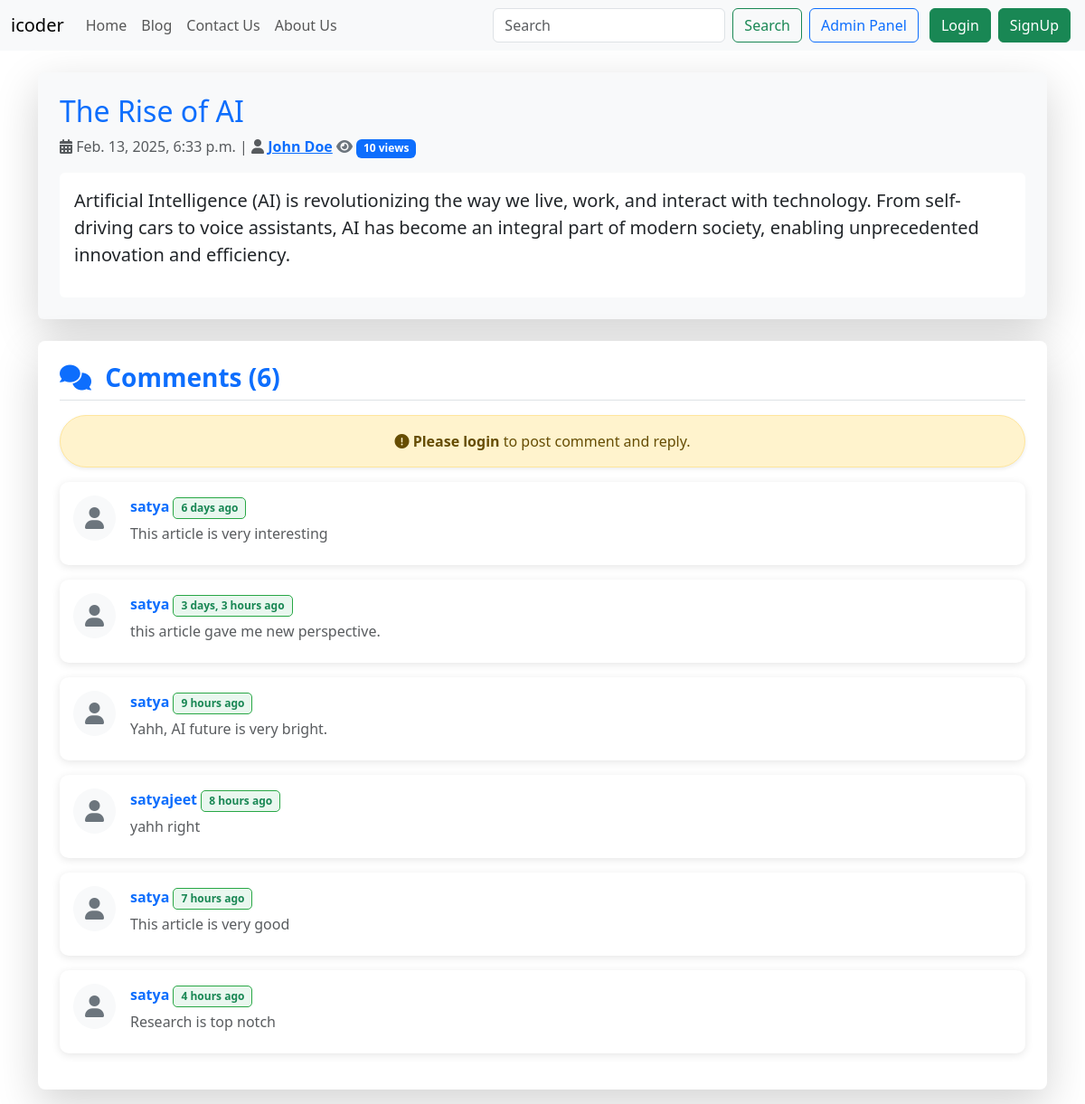
Screenshot of /blog/the-rise-of-ai/ with the database file from the repository.
### blog/models.py (models this page shows, shortened)
class Post(models.Model):
    sno=models.AutoField(primary_key=True)
    title=models.CharField(max_length=255)
    author=models.CharField(max_length=14)
    slug=models.CharField(max_length=130)
    views= models.IntegerField(default=0)
    timeStamp=models.DateTimeField(blank=True)
    content=models.TextField()

class BlogComment(models.Model):
    sno= models.AutoField(primary_key=True)
    comment=models.TextField()
    user=models.ForeignKey(User, on_delete=models.CASCADE)
    post=models.ForeignKey(Post, on_delete=models.CASCADE)
    parent=models.ForeignKey('self',on_delete=models.CASCADE, null=True )
    timestamp= models.DateTimeField(default=now)

### blog/views.py (the view)
# urls.py: path('<str:slug>/', views.blogPost, name="blogPost"),
def blogPost(request, slug):
    post=Post.objects.filter(slug=slug).first()
    post.views= post.views +1
    post.save()
    comments= BlogComment.objects.filter(post=post, parent=None)
    replies= BlogComment.objects.filter(post=post).exclude(parent=None)
    replyDict={}
    for reply in replies:
        if reply.parent.sno not in replyDict.keys():
            replyDict[reply.parent.sno]=[reply]
        else:
            replyDict[reply.parent.sno].append(reply)
    context={'post':post, 'comments': comments, 'user': request.user, 'replyDict': replyDict}
    return render(request,'blog/blogPost.html',context)

### templates/blog/blogPost.html (shortened to what this page needs)
{% extends 'base.html' %}
{% block body %}
{% load humanize %}
{% load extras %}
<div class="container my-4">
    <div class="blog-post p-4 shadow-lg rounded bg-light">
        <h2 class="blog-post-title text-primary">{{ post.title }}</h2>
        <p class="blog-post-meta text-muted">
            <i class="fas fa-calendar-alt"></i> {{ post.timeStamp }} |
            <i class="fas fa-user"></i> <a href="#" class="text-primary fw-bold">{{ post.author }}</a>
            <i class="fas fa-eye text-secondary"></i>
            <span class="badge bg-primary text-white">{{ post.views }} views</span>
        </p>
        <div class="content p-3 bg-white rounded">
            <p class="lead">{{ post.content|safe }}</p>
        </div>
    </div>
</div>
<div class="container my-3">
    <div class="card shadow-lg rounded-3 border-0">
        <div class="card-body p-4">
            <h3 class="text-primary fw-bold border-bottom pb-2">
                <i class="fas fa-comments me-2"></i> Comments ({{ comments.count }})
            </h3>
            {% if user.is_authenticated %}
            <h5 class="mt-2 text-secondary fw-semibold">
                <i class="fas fa-edit me-2"></i> Post a Comment
            </h5>
            <form action="/blog/postComment" method="post" class="mt-3">
                {% csrf_token %}
                <div class="input-group">
                    <input type="text" name="comment" class="form-control shadow-sm rounded-pill px-3"
                        placeholder="Write your comment here..." aria-label="Comment" required>
                    <input type="hidden" name="postSno" value="{{ post.sno }}">
                    <input type="hidden" name="parentSno" value="">
                    <button type="submit" class="btn btn-primary rounded-pill ms-2 px-4">
                        <i class="fas fa-paper-plane"></i> Submit
                    </button>
                </div>
            </form>
            {% else %}
            <div class="alert alert-warning text-center mt-3 shadow-sm rounded-pill px-3" role="alert">
                <i class="fas fa-exclamation-circle"></i>
                <strong>Please login</strong> to post comment and reply.
            </div>
            {% endif %}
            <div class="mt-3">
                {% for comment in comments %}
                <div class="comment-box mb-3 d-flex">
                    <div class="user-avatar me-3">
                        <i class="fas fa-user"></i>
                    </div>
                    <div class="w-100">
                        <div class="d-flex justify-content-between align-items-center">
                            <p class="mb-1 fw-semibold text-primary">
                                {{ comment.user.username }}
                                <span class="timestamp-box text-success small">
                                    {{ comment.timestamp|naturaltime}}</span>
                            </p>
                        </div>
                        <p class="text-muted mb-2">{{ comment.comment }}</p>
                    </div>
                </div>
                {% endfor %}
            </div>
        </div>
    </div>
</div>
<link rel="stylesheet" href="https://cdnjs.cloudflare.com/ajax/libs/font-awesome/6.0.0/css/all.min.css">
{% endblock %}

### templates/base.html (shortened to what this page needs)
<!DOCTYPE html>
<html lang="en">
<head>
    <link href="https://cdn.jsdelivr.net/npm/bootstrap@5.3.3/dist/css/bootstrap.min.css" rel="stylesheet"
>
</head>
<body>
    <nav class="navbar navbar-expand-lg bg-body-tertiary">
        <div class="container-fluid">
            <a class="navbar-brand" href="/">icoder</a>
            <div class="collapse navbar-collapse" id="navbarSupportedContent">
                <ul class="navbar-nav me-auto mb-2 mb-lg-0">
                    <li class="nav-item">
                        <a class="nav-link {% block homeactive %} {% endblock homeactive %}" aria-current="page"
                            href="/">Home</a>
                    </li>
                    <li class="nav-item">
                        <a class="nav-link {% block blogactive %} {% endblock blogactive %}" href="/blog">Blog</a>
                    </li>
                    <li class="nav-item">
                        <a class="nav-link {% block contactactive %} {% endblock contactactive %}"
                            href="/contact">Contact Us</a>
                    </li>
                    <li class="nav-item">
                        <a class="nav-link {% block aboutactive %} {% endblock aboutactive %}" href="/about">About
                            Us</a>
                    </li>
                </ul>
                <form method="get" action="/search" class="d-flex" role="search">
                    <input class="form-control me-2" type="search" placeholder="Search" aria-label="Search" name="query"
                        id="query">
                    <button class="btn btn-outline-success" type="submit">Search</button>
                </form>
                <a href="/admin" role="button" target="_blank" class="btn btn-outline-primary m-2 my-sm-0">Admin
                    Panel</a>
                {% if user.is_authenticated %}
                <ul class="navbar-nav mr-2">
                    <li class="nav-item dropdown">
                        <a class="nav-link dropdown-toggle" href='#' id="navbarDropdown" role="button" data-bs-toggle="dropdown"> Welcome {{request.user}}</a>
                        <div class="dropdown-menu" aria-labelledby="navbarDropdown">
                            <a class="dropdown-item" href="/logout">Logout</a>
                        </div>
                    </li>
                </ul>
                {% else %}
                    <button type="button" class="btn btn-success mx-1" data-bs-toggle="modal" data-bs-target="#loginModal">
                            Login
                    </button>
                    <button type="button" class="btn btn-success mx-1" data-bs-toggle="modal" data-bs-target="#signupModal">
                            SignUp
                    </button>
                {% endif %}
            </div>
        </div>
    </nav>
    {% block body %} {% endblock %}
</body>
</html>

### rows the page displays
Post: title "The Rise of AI", timeStamp "Feb. 13, 2025, 6:33 p.m.", author "John Doe", views "10", content "Artificial Intelligence (AI) is revolutionizing the way we live, work, and interact with technology. From self-driving cars to voice assistants, AI has become an integral part of modern society, enabling unprecedented innovation and efficiency."
BlogComment: user.username "satya", timestamp "6 days ago", comment "This article is very interesting"
BlogComment: user.username "satya", timestamp "3 days, 3 hours ago", comment "this article gave me new perspective."
BlogComment: user.username "satya", timestamp "9 hours ago", comment "Yahh, AI future is very bright."
BlogComment: user.username "satyajeet", timestamp "8 hours ago", comment "yahh right"
BlogComment: user.username "satya", timestamp "7 hours ago", comment "This article is very good"
BlogComment: user.username "satya", timestamp "4 hours ago", comment "Research is top notch"

### other values shown
{{ comments.count }} "6"
